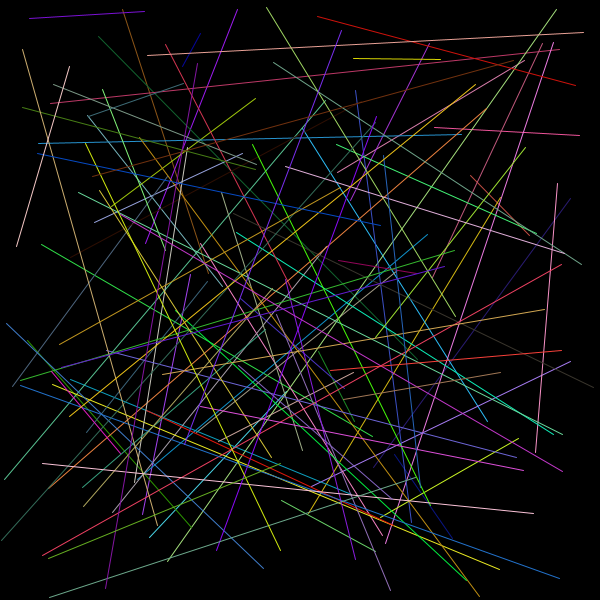
Frame 1 (no input)
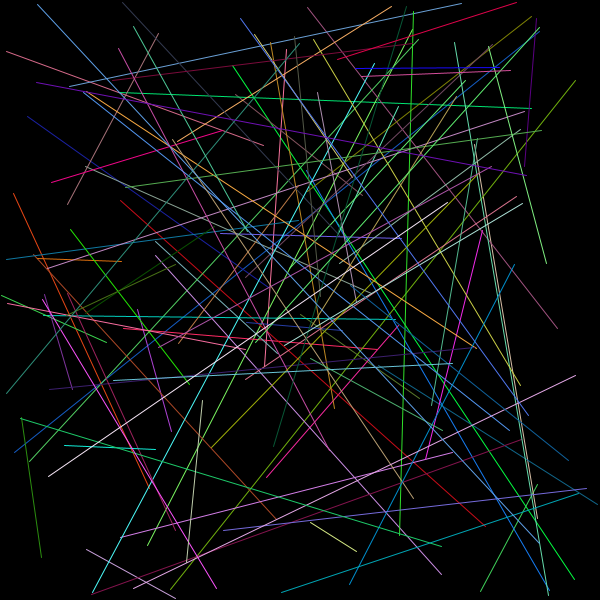
Frame 60 (the mouse pressed at the canvas centre just before this capture)
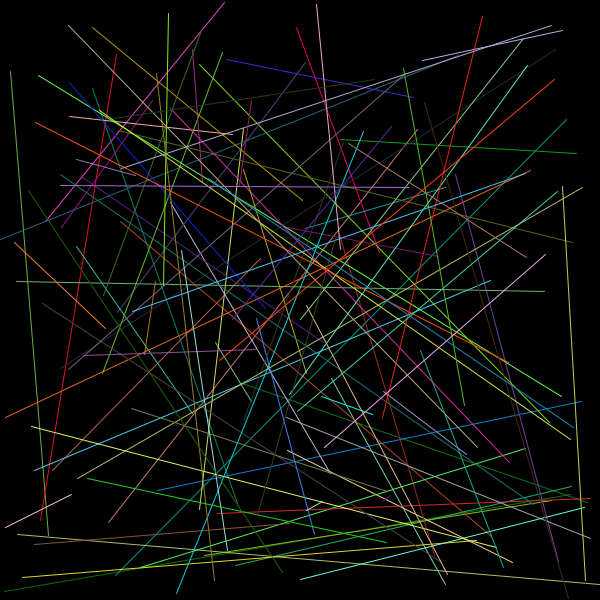
Frame 120 (the mouse held since frame 60 and released just before this capture)

The Processing sketch that drew these frames (run headless with seeded random() and noise(); from frame 60 on, the mouse is pressed at the canvas centre):

// Processing sketch: lineas
// ── lineas.pde
void setup(){
   size(600,600);
}

void draw(){
  background(0);
  for(int i = 0; i < 100; i++){
    linea();
  }
  
  
}
void linea(){
  
  stroke(random(255),random(255),random(255));
  line(random(600),random(600),random(600),random(600));
  
}
